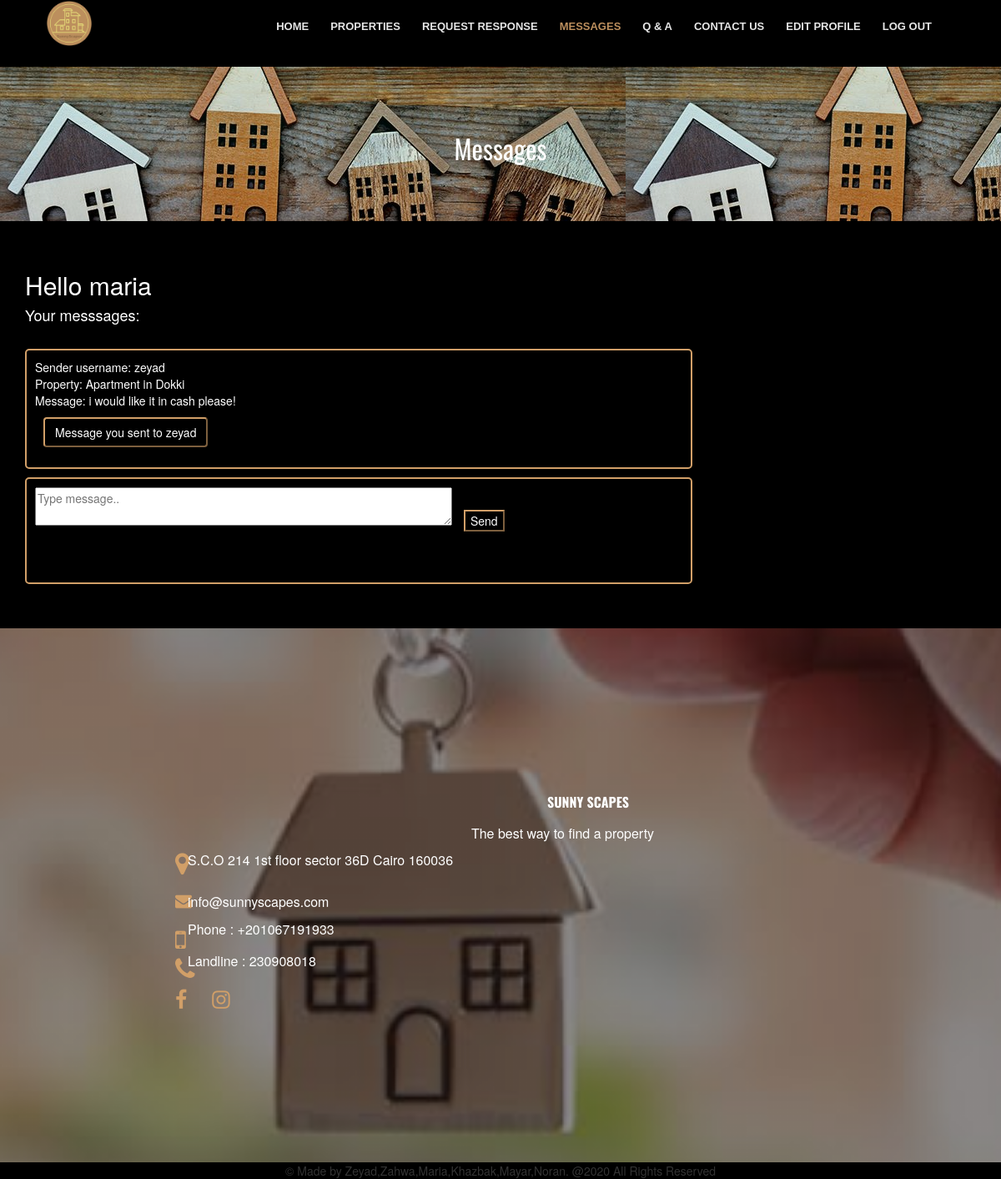
/messages.php (signed in), run on the app's committed database.
### tables this page shows
CREATE TABLE `message` (
  `messageID` int(11) NOT NULL,
  `senderid` varchar(20) NOT NULL,
  `receiverid` varchar(20) NOT NULL,
  `propertyid` int(11) NOT NULL,
  `text` text NOT NULL
);

CREATE TABLE `property` (
  `propertyID` int(11) NOT NULL,
  `sellerID` varchar(20) NOT NULL,
  `type` int(10) NOT NULL,
  `roomnum` int(11) NOT NULL,
  `bednum` int(11) NOT NULL,
  `area` int(11) NOT NULL,
  `location` varchar(50) NOT NULL,
  `deal` int(4) DEFAULT NULL,
  `maxprice` int(11) NOT NULL,
  `minprice` int(11) NOT NULL,
  `availability` tinyint(1) NOT NULL DEFAULT '1'
);

### messages.php (the view, shortened to what this page needs)
<?php
require_once"header.php";
?>
<?php
  if(!empty($_SESSION['acctype'])) {
$acctype=$_SESSION['acctype'];
if($acctype=="1")
{
?>
<header id="header">
  <div class="container-fluid">
    <div id="logo" class="pull-left">
      <a href="index.php"><img src="img/Logo.png" alt="" title="" /></a>
    </div>
    <nav id="nav-menu-container">
      <ul class="nav-menu">
        <li><a href="index.php">Home</a></li>
        <li><a href="property.php">Properties</a></li>
        <li><a href="buyerrequests.php">Request Response</a></li>
        <li class="menu-active"><a href="messages.php">Messages</a></li>
        <li><a href="searchQA.php">Q & A</a></li>
        <li><a href="contactus.php">Contact Us</a></li>
          <li><a href="editprofile.php">Edit Profile</a></li>
              <li><a href="Logout.php">Log Out</a></li>
    </nav>
  </div>
</header>
<?php
}
}
else {
		echo "<script>alert('You are not allowed to visit this page please login to view it');</script>";
 echo '<script>window.location.href= "Login.php";</script>';
}
?>
<br>
<br>
<br>
<br>
<div class="adminhelp">
<section id="aboutus" class="wow fadeIn">
    <div class="container text-center">
        <h3>Messages</h3>
      </div>
  </section>
  <br><br>
</div>
<?php
include("connection.php");
		if(!isset($_SESSION['username']))
	{ echo "<script>alert('you're not logged in');</script>";
		 echo '<script>window.location.href= "Login.php";</script>';
    }
   else{
          $username=$_SESSION['username'];
       }
echo "<h2 class='WelcomeText'>Hello ".$username."</h2>  <h4 class='WelcomeText'>Your messsages: </h4><br>";
$sql="SELECT senderid ,propertyid, text FROM `message` WHERE receiverid='$username'";
if(mysqli_query($conn,$sql)){
	      $result=mysqli_query($conn,$sql);
		  if(mysqli_num_rows($result)>0){
		while($row = mysqli_fetch_assoc($result)){
			?>
			<div class="containermessages">
			<?php
      $propid=$row['propertyid'];
      $sql2="SELECT * FROM property WHERE propertyID='$propid'";
      $result2=mysqli_query($conn,$sql2);
      $row2 = mysqli_fetch_assoc($result2);
 if($row2['type']==1){
  					$type="Villa";
                }
  				else if($row2['type']==2){
  				    $type="Apartment";
  				}
echo "<p> Sender username: " . $row['senderid'] . "<br>Property:  ". $type.' in '.$row2['location'] ." <br> Message: ". $row['text'];
			?>
			<form action="getoldmessages.php" method="post">
			 <input type='submit' name='oldmessages' value="<?php echo "Message you sent to ".$row['senderid']; ?>"   class="btn">
			 </form>
			</div>
			<div class="containermessages darker">
             <form action='getmessages.php' method='post' >
			  <textarea  placeholder="Type message.." name="sendmsg" ></textarea>
			  <input type='submit' name='submit' value='Send' class="sendmessages">
			  </form>
             </div>
			<?php
			}
        } else{
            echo "<p class='WelcomeText'>No new messages<p>";
        }
    }
	else{
       $errorconn=mysqli_error($conn);
		trigger_error("$errorconn");
	}
?>
<?php
 include('footer.php');
?>

### css/style.css (style rules this page uses)
body { background:#000000; color: #666666; font-family: "Open Sans", sans-serif; }
a { color: #d19f68; transition: 0.5s; }
p { padding: 0; margin: 0 0 30px 0; }
h1, h2, h3, h4, h5, h6 { font-family: "Montserrat", sans-serif; font-weight: 400; margin: 0 0 20px 0; padding: 0; }
#header { padding: 20px 0; height: 60px; position: fixed; left: 0; top: 0; right: 0; transition: all 0.5s; z-index: 997; background: rgba(0, 0, 0, 0.9); opacity:0.9; }
#header #logo { float: left; }
#header #logo img { margin: -33px; margin-top: -33px; margin-right: -33px; margin-left: -33px; height: 82px; }
.containermessages { border: 2px solid #d19f68; background-color: #000000; border-radius: 5px; padding: 10px; margin-bottom: 10px; margin-left:30px; max-width: 800px; color:white; }
.containermessages::after { content: ""; clear: both; display: table; }
.darker { border-color: #d19f68; background-color: #000000; color:white; }
input.btn { background-color:black; color: #fff; border-color: #d19f68; margin-left:10px; border-width: 2px; border-style: outset; }
input.sendmessages { background-color:black; color: #fff; margin-left:10px; border-width: 2px; margin-bottom:37px; border-style: outset; border-color: #d19f68; }
h2.WelcomeText { color: white; margin-left: 30px; }
h4.WelcomeText { color: white; margin-left: 30px; }
.picvishal, .p3vishal, { padding-right: 0% !important; margin-right: 0% !important; padding: 0% !important; text-align: center; }
.nav-menu, .nav-menu * { margin: 0; padding: 0; list-style: none; }
.nav-menu li { position: relative; white-space: nowrap; }
.nav-menu>li { float: left; }
#nav-menu-container { float: right; margin: 0; }
.nav-menu a { padding: 0 8px 10px 8px; text-decoration: none; display: inline-block; color: #fff; font-family: "Montserrat", sans-serif; font-weight: 700; font-size: 13px; text-transform: uppercase; outline: none; }
.nav-menu li:hover>a, .nav-menu>.menu-active>a { color: #d19f68; }
.nav-menu>li { margin-left: 10px; }
#aboutus { background: linear-gradient(rgba(0, 142, 99, 0.1), rgba(0, 0, 0, 0.1)), url(../img/bg-breadcrumb.jpeg); padding: 60px 0; }
#aboutus h3 { color: #fff; font-family: oswald; font-size: 32px; font-weight: 400; }
body { font-family: Arial, Helvetica, sans-serif; }
* { box-sizing: border-box; }
a { color: #838383; transition: 0.5s; font-size: 16px; }
.container { padding-bottom: 0%; }
textarea { color: black !important; width:500px; }
* { box-sizing: border-box }
.container { width: 100% !important; max-width: 100% !important; color: white; }
@media (min-width: 1024px) { #header #logo { padding-left: 60px; } }
@media (min-width: 1024px) { #nav-menu-container { padding-right: 60px; } }

### data on the page
message: senderid "zeyad", property.type "Apartment", property.location "Dokki", text "i would like it in cash please!", oldmessages "Message you sent to zeyad"

### other printed values
$username "maria"
